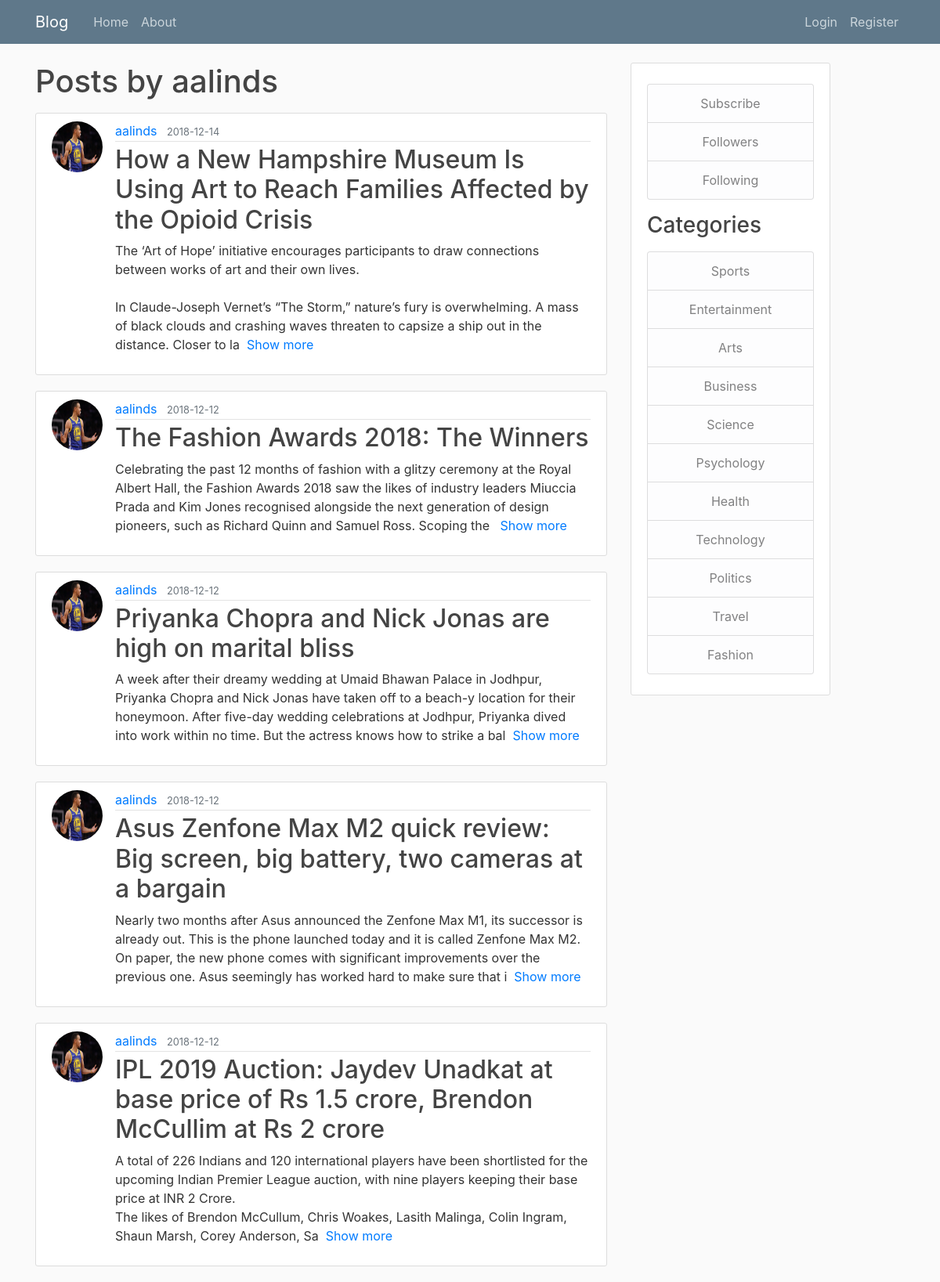
The page /user/aalinds on the database its author committed.
### flaskblog/models.py (models this page shows, shortened)
class User(db.Model, UserMixin): #TO CREATE USER MODEL
    id = db.Column(db.Integer, primary_key=True) #TO CREATE ID ATTRIBUTE OR COLUMN
    username = db.Column(db.String(20), unique=True, nullable=False)
    email = db.Column(db.String(120), unique=True, nullable=False)
    image_file = db.Column(db.String(20), nullable=False, default='default.jpg')
    password = db.Column(db.String(60), nullable=False)
    posts = db.relationship('Post', backref='author', lazy=True)
    subscribers = db.relationship('Subscriber', backref='poster', lazy=True)

class Post(db.Model): #TO CREATE POST MODEL
    id = db.Column(db.Integer, primary_key=True)
    title = db.Column(db.String(100), nullable=False)
    date_posted = db.Column(db.DateTime, nullable=False, default=datetime.utcnow) #UTCNOW IS USED TO SAVE DATE AND TIME
    image_file = db.Column(db.String(20))
    content = db.Column(db.Text, nullable=False)
    user_id = db.Column(db.Integer, db.ForeignKey('user.id'), nullable=False)
    category = db.Column(db.String(20), nullable=False)

### flaskblog/routes.py (the view)
@app.route("/user/<string:username>") # GIVES POSTS BY USER BY CLICKING ON USER NAME
def user_posts(username):
	user = User.query.filter_by(username=username).first_or_404()
	posts = Post.query.filter_by(author=user)\
			.order_by(Post.date_posted.desc())
	return render_template('user_posts.html', posts=posts, user=user)

### flaskblog/templates/user_posts.html
{% extends "layout.html" %}
{% block content %}
    <h1 class="mb-3">Posts by {{ user.username }}</h1>
    {% for post in posts %}
        <article class="media content-section">
          <img class="rounded-circle article-img" src="{{ url_for('static', filename='profile_pics/' + post.author.image_file) }}">
          <div class="media-body">
            <div class="article-metadata">
              <a class="mr-2" href="{{ url_for('user_posts', username=post.author.username) }}">{{ post.author.username }}</a>
              <small class="text-muted">{{ post.date_posted.strftime('%Y-%m-%d') }}</small>
            </div>
            <h2><a class="article-title" href="{{ url_for('post', post_id=post.id) }}">{{ post.title }}</a></h2>
            <p class="article-content more">{{ post.content }}</p>
          </div>
        </article>
    {% endfor %}
{% endblock content %}

### flaskblog/templates/layout.html (shortened to what this page needs)
<!DOCTYPE html>
<html>
<head>
    <link rel="stylesheet" href="https://maxcdn.bootstrapcdn.com/bootstrap/4.0.0/css/bootstrap.min.css">
    <link rel="stylesheet" type="text/css" href="{{ url_for('static', filename='main.css') }}">
</head>
<body>
    <header class="site-header">
      <nav class="navbar navbar-expand-md navbar-dark bg-steel fixed-top">
        <div class="container">
          <a class="navbar-brand mr-4" href="{{ url_for('home') }}">Blog</a>
          <div class="collapse navbar-collapse" id="navbarToggle">
            <div class="navbar-nav mr-auto">
              <a class="nav-item nav-link" href="{{ url_for('home') }}">Home</a>
              <a class="nav-item nav-link" href="{{ url_for('about') }}">About</a>
            </div>
            <div class="navbar-nav">
              {% if current_user.is_authenticated  %}
                <a class="nav-item nav-link" href="{{ url_for('new_post') }}">New Post</a>
                <a class="nav-item nav-link" href="{{ url_for('my_posts') }}">My Posts</a>
                <a class="nav-item nav-link" href="{{ url_for('account') }}">Account</a>
                <a class="nav-item nav-link" href="{{ url_for('logout') }}">Logout</a>
              {% else %}
                <a class="nav-item nav-link" href="{{ url_for('login') }}">Login</a>
                <a class="nav-item nav-link" href="{{ url_for('register') }}">Register</a>
              {% endif %}
            </div>
          </div>
        </div>
      </nav>
    </header>
    <main role="main" class="container">
      <div class="row">
        <div class="col-md-8">
          {% block content %}{% endblock %}
        </div>
            <div class="col-md-3">
              <div class="content-section">
                <p class='text-muted'>
                  <ul class="list-group">
                    <a class="list-group-item list-group-item-light text-center" href="{{ url_for('subscribe') }}">Subscribe</a>
                    <a class="list-group-item list-group-item-light text-center" href="{{ url_for('followers') }}">Followers</a>
                    <a class="list-group-item list-group-item-light text-center" href="{{ url_for('following') }}">Following</a>
                  </ul>
                </p>
                <h3>Categories</h3>
                <p class='text-muted'>
                  <ul class="list-group">
                    <a class="list-group-item list-group-item-light text-center" href="{{ url_for('category', category_type='sports') }}">Sports</a>
                    <a class="list-group-item list-group-item-light text-center" href="{{ url_for('category', category_type='entertainment') }}">Entertainment</a>
                    <a class="list-group-item list-group-item-light text-center" href="{{ url_for('category', category_type='arts') }}">Arts</a>
                    <a class="list-group-item list-group-item-light text-center" href="{{ url_for('category', category_type='business') }}">Business</a>
                    <a class="list-group-item list-group-item-light text-center" href="{{ url_for('category', category_type='science') }}">Science</a>
                    <a class="list-group-item list-group-item-light text-center" href="{{ url_for('category', category_type='psychology') }}">Psychology</a>
                    <a class="list-group-item list-group-item-light text-center" href="{{ url_for('category', category_type='health') }}">Health</a>
                    <a class="list-group-item list-group-item-light text-center" href="{{ url_for('category', category_type='technology') }}">Technology</a>
                    <a class="list-group-item list-group-item-light text-center" href="{{ url_for('category', category_type='politics') }}">Politics</a>
                    <a class="list-group-item list-group-item-light text-center" href="{{ url_for('category', category_type='travel') }}">Travel</a>
                    <a class="list-group-item list-group-item-light text-center" href="{{ url_for('category', category_type='fashion') }}">Fashion</a>
                  </ul>
                </p>
              </div>
            </div>
      </div>
    </main>
</body>
</html>

### flaskblog/static/main.css (style rules this page uses)
body { background: #fafafa; color: #333333; margin-top: 5rem; }
h1, h2, h3, h4, h5, h6 { color: #444444; }
.bg-steel { background-color: #5f788a; }
.site-header .navbar-nav .nav-link { color: #cbd5db; }
.content-section { background: #ffffff; padding: 10px 20px; border: 1px solid #dddddd; border-radius: 3px; margin-bottom: 20px; }
.article-title { color: #444444; }
.article-content { white-space: pre-line; }
.article-img { height: 65px; width: 65px; margin-right: 16px; }
.article-metadata { padding-bottom: 1px; margin-bottom: 4px; border-bottom: 1px solid #e3e3e3 }

### rows shown on the page
User: username "aalinds"
Post: image_file (picture), author.username "aalinds", date_posted "2018-12-14", title "How a New Hampshire Museum Is Using Art to Reach Families Affected by the Opioid Crisis", content "The ‘Art of Hope’ initiative encourages participants to draw connections between works of art and their own lives. In Claude-Joseph Vernet’s “The Storm,” nature’s fury is overwhelming. A mass of black clouds and crashing waves threaten to capsize a ship out in the distance. Closer to la"
Post: image_file (picture), author.username "aalinds", date_posted "2018-12-12", title "The Fashion Awards 2018: The Winners", content "Celebrating the past 12 months of fashion with a glitzy ceremony at the Royal Albert Hall, the Fashion Awards 2018 saw the likes of industry leaders Miuccia Prada and Kim Jones recognised alongside the next generation of design pioneers, such as Richard Quinn and Samuel Ross. Scoping the"
Post: image_file (picture), author.username "aalinds", date_posted "2018-12-12", title "Priyanka Chopra and Nick Jonas are high on marital bliss", content "A week after their dreamy wedding at Umaid Bhawan Palace in Jodhpur, Priyanka Chopra and Nick Jonas have taken off to a beach-y location for their honeymoon. After five-day wedding celebrations at Jodhpur, Priyanka dived into work within no time. But the actress knows how to strike a bal"
Post: image_file (picture), author.username "aalinds", date_posted "2018-12-12", title "Asus Zenfone Max M2 quick review: Big screen, big battery, two cameras at a bargain", content "Nearly two months after Asus announced the Zenfone Max M1, its successor is already out. This is the phone launched today and it is called Zenfone Max M2. On paper, the new phone comes with significant improvements over the previous one. Asus seemingly has worked hard to make sure that i"
Post: image_file (picture), author.username "aalinds", date_posted "2018-12-12", title "IPL 2019 Auction: Jaydev Unadkat at base price of Rs 1.5 crore, Brendon McCullim at Rs 2 crore", content "A total of 226 Indians and 120 international players have been shortlisted for the upcoming Indian Premier League auction, with nine players keeping their base price at INR 2 Crore. The likes of Brendon McCullum, Chris Woakes, Lasith Malinga, Colin Ingram, Shaun Marsh, Corey Anderson, Sa"
